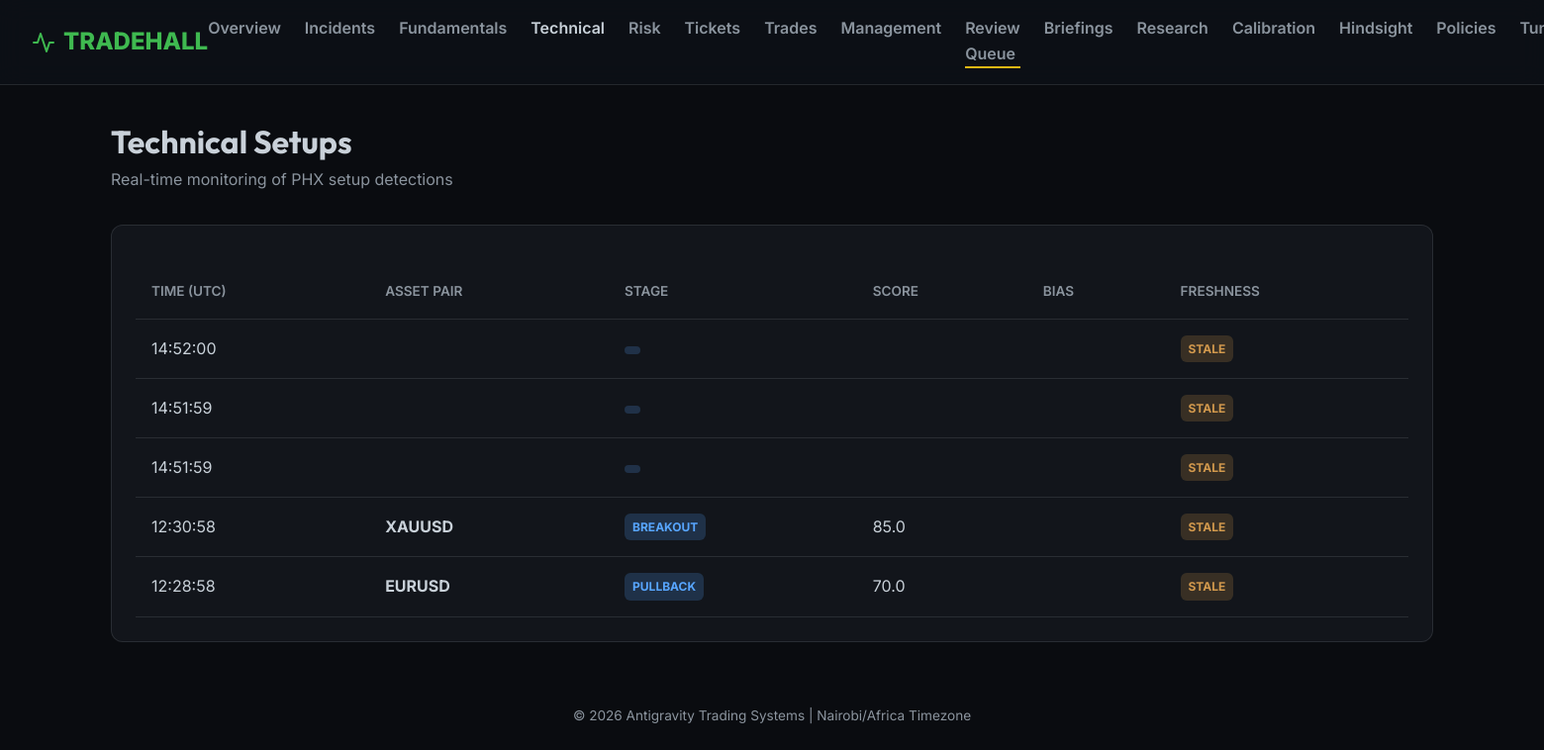
The app's page /dashboard/setups with its own data.
### shared/database/models.py (models this page shows)
class Packet(Base):
    __tablename__ = "packets"
    id = Column(Integer, primary_key=True, index=True)
    run_id = Column(Integer, ForeignKey("runs.id"), nullable=False)
    packet_type = Column(String, index=True, nullable=False) # e.g., MarketContextPacket
    schema_version = Column(String, nullable=False)
    data = Column(JSON, nullable=False)
    created_at = Column(DateTime(timezone=True), default=lambda: datetime.now(timezone.utc))
    run = relationship("Run", back_populates="packets")

### services/dashboard/main.py (the view)
@app.get("/dashboard/setups", response_class=HTMLResponse)
async def dashboard_setups(request: Request, db: Session = Depends(db_session.get_db)):
    from datetime import datetime, timezone
    packets = db.query(Packet).filter(Packet.packet_type == "TechnicalSetupPacket").order_by(Packet.created_at.desc()).limit(50).all()
    for p in packets:
        p.is_fresh = (datetime.now(timezone.utc) - p.created_at.replace(tzinfo=timezone.utc)).total_seconds() < 60
    return render_template("setups.html", {
        "request": request,
        "active_page": "setups",
        "setups": packets
    })

### services/dashboard/templates/setups.html
{% extends "base.html" %}
{% block content %}
<div class="util-257995">
    <h1>Technical Setups</h1>
    <p class="util-7abb3a">Real-time monitoring of PHX setup detections</p>
</div>
<div class="card">
    <table>
        <thead>
            <tr>
                <th>Time (UTC)</th>
                <th>Asset Pair</th>
                <th>Stage</th>
                <th>Score</th>
                <th>Bias</th>
                <th>Freshness</th>
            </tr>
        </thead>
        <tbody>
            {% for setup in setups %}
            <tr>
                <td>{{ setup.created_at.strftime('%H:%M:%S') }}</td>
                <td class="util-be8e63">{{ setup.data.asset_pair }}</td>
                <td><span class="badge badge-info">{{ setup.data.stage }}</span></td>
                <td>{{ setup.data.score }}</td>
                <td>{{ setup.data.bias }}</td>
                <td>
                    <span class="badge badge-{{ 'success' if setup.is_fresh else 'warning' }}">
                        {{ 'Fresh' if setup.is_fresh else 'Stale' }}
                    </span>
                </td>
            </tr>
            {% endfor %}
        </tbody>
    </table>
</div>
{% endblock %}

### services/dashboard/static/style.css (style rules this page uses)
.util-7abb3a { color: var(--text-muted); }
.util-257995 { margin-bottom: 2rem; }
.util-be8e63 { font-weight: 700; }

### services/dashboard/templates/base.html (style rules this page uses)
:root { --bg-color: #0a0c10; --card-bg: rgba(22, 27, 34, 0.7); --border-color: rgba(255, 255, 255, 0.1); --accent-green: #3fb950; --accent-blue: #58a6ff; --accent-red: #f85149; --accent-orange: #d2994d; --text-primary: #c9d1d9; --text-muted: #8b949e; --glass-blur: blur(12px); }
* { box-sizing: border-box; margin: 0; padding: 0; }
body { font-family: 'Inter', sans-serif; background-color: var(--bg-color); color: var(--text-primary); line-height: 1.6; overflow-x: hidden; }
h1, h2, h3 { font-family: 'Outfit', sans-serif; font-weight: 700; }
.card { background: var(--card-bg); -webkit-backdrop-filter: var(--glass-blur); backdrop-filter: var(--glass-blur); border: 1px solid var(--border-color); border-radius: 12px; padding: 1.5rem; transition: transform 0.3s ease, box-shadow 0.3s ease; }
.badge { display: inline-block; padding: 0.25rem 0.5rem; border-radius: 6px; font-size: 0.75rem; font-weight: 700; text-transform: uppercase; }
.badge-warning { background: rgba(210, 153, 77, 0.2); color: var(--accent-orange); }
.badge-info { background: rgba(88, 166, 255, 0.2); color: var(--accent-blue); }
table { width: 100%; border-collapse: collapse; margin-top: 1rem; }
th, td { text-align: left; padding: 1rem; border-bottom: 1px solid var(--border-color); }
th { color: var(--text-muted); font-weight: 600; font-size: 0.85rem; text-transform: uppercase; }

### records on screen
Packet: created_at "14:52:00", is_fresh "STALE"
Packet: created_at "14:51:59", is_fresh "STALE"
Packet: created_at "14:51:59", is_fresh "STALE"
Packet: created_at "12:30:58", data.asset_pair "XAUUSD", data.stage "BREAKOUT", data.score "85.0", is_fresh "STALE"
Packet: created_at "12:28:58", data.asset_pair "EURUSD", data.stage "PULLBACK", data.score "70.0", is_fresh "STALE"
